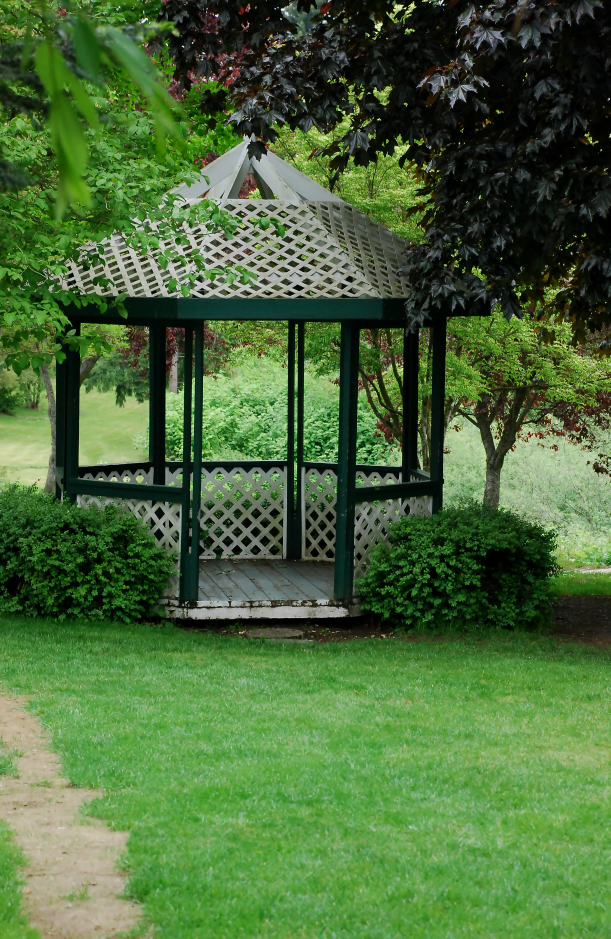
#> input picture Project Folder/Random/test.jpg, 2441 x 3754 px, found by its file name (shown at 1/4 size)
$ python ascii.py
#> lines starting #> are read from the running program, lines starting #| are printed output that depends on the picture
#> further down, image is the input picture: PIL image 2441x3754 RGB; mean R, G, B 74.6, 106.6, 58
from PIL import Image

# Define ASCII characters to represent the image
ASCII_CHARS = '@%#*+=-:. '

def resize_image(image, new_width=100):
#> called with new_width = 100
    width, height = image.size
#> width = 2441; height = 3754
    ratio = height / width / 1.65
#> ratio = 0.932
    new_height = int(new_width * ratio)
#> new_height = 93
    resized_image = image.resize((new_width, new_height))
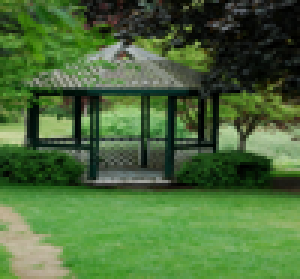
#> resized_image: PIL image 100x93 RGB (shown 3 times larger); mean R, G, B 74.6, 106.6, 58
    return resized_image

def convert_grayscale(image):
    return image.convert('L')
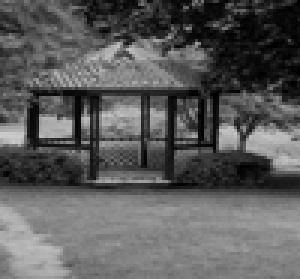
#> returned value: PIL image 100x93 L (shown 3 times larger); min 0, max 204, mean 91.5

def map_pixels_to_ascii(image, range_width=25):
#> called with range_width = 25
    pixels = image.getdata()
    ascii_str = ''
    for pixel_value in pixels:
        ascii_str += ASCII_CHARS[pixel_value // range_width]
#> this loop made 9300 passes
#> (pixel_value, ascii_str) on passes 1 to 3: (89, '*'), (102, '*+'), (121, '*++')
    return ascii_str

def create_ascii_image(image):
    image = resize_image(image)
    image = convert_grayscale(image)
    ascii_str = map_pixels_to_ascii(image)

    img_width = image.width
#> img_width = 100
    ascii_str_len = len(ascii_str)
#> ascii_str_len = 9300
    ascii_img = ''

    for i in range(0, ascii_str_len, img_width):
        ascii_img += ascii_str[i:i+img_width] + '\n'

    return ascii_img

# Example usage
image_path = 'tiger.jpg'
output_path = 'path_to_save_ascii.txt'

# Open the image file
try:
    image = Image.open(r'C:\Project Folder\Random\test.jpg', 'r')
except Exception as e:
    print(f"Error: Poop head {e}")
    exit(1)

# Create ASCII art representation
ascii_art = create_ascii_image(image)

# Save the ASCII art to a text file
try:
    with open(output_path, 'w') as output_file:
        output_file.write(ascii_art)
    print(f"ASCII art saved to {output_path}")
except Exception as e:
    print(f"Error: {e}")
